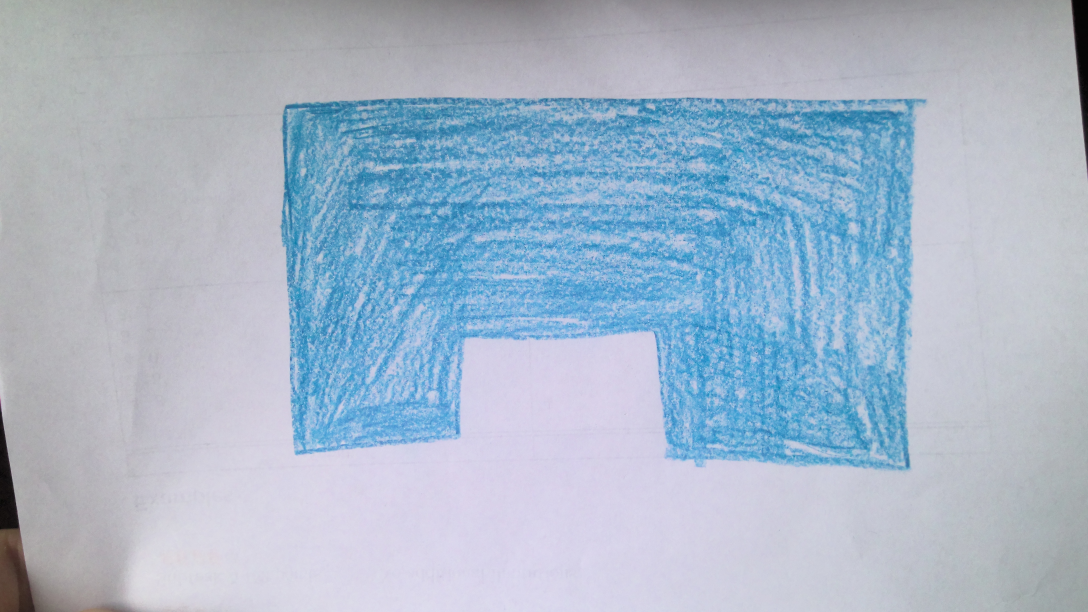
#> input picture Zieldetection/Zielprobe.jpg, 3264 x 1836 px, given in place of the camera (shown at 1/3 size)
$ python zielDetection.py   (older library calls are emulated)
#> lines starting #> are read from the running program, lines starting #| are printed output that depends on the picture; after the words box and inside, x2 and y2 are one past the last pixel; in counts of white or black regions, pixels touching at a corner belong together
#> further down, frame is the input picture: shape (1836, 3264, 3); mean B, G, R 201.1, 183, 166.4
import cv2
import numpy as np
from matplotlib import pyplot as plt


def find_rectangle_and_hole(image, color_lower, color_upper, min_area = 50, max_area = 300000, max_area_ratio = 2.0):
    # Laden des Bildes
#> called with color_lower = array of shape (3,), color_upper = array of shape (3,), min_area = 50, max_area = 300000, max_area_ratio = 2
    image = image
    gray = cv2.cvtColor(frame, cv2.COLOR_BGR2GRAY)
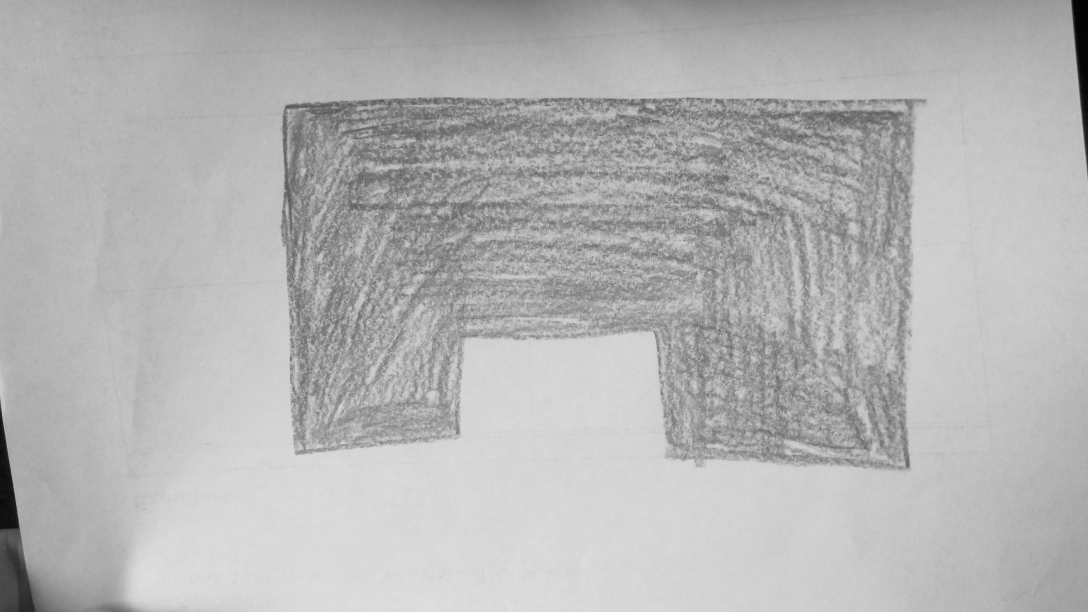
#> gray: shape (1836, 3264) (shown at 1/3 size); min 0, max 226, mean 180.1
    #cv2.imshow("OriginalZielbild", image)

    """
    ksize = 3
    gX = cv2.Sobel(gray, ddepth=cv2.CV_32F, dx=1, dy=0, ksize=ksize)
    gY = cv2.Sobel(gray, ddepth=cv2.CV_32F, dx=0, dy=1, ksize=ksize)
    # the gradient magnitude images are now of the floating point data
    # type, so we need to take care to convert them back a to unsigned
    # 8-bit integer representation so other OpenCV functions can operate
    # on them and visualize them
    gX = cv2.convertScaleAbs(gX)
    gY = cv2.convertScaleAbs(gY)
    # combine the gradient representations into a single image
    edges = cv2.addWeighted(gX, 0.5, gY, 0.5, 0)
    """

    # Kantenerkennung mit Canny
    edges = cv2.Canny(gray, 50, 150, apertureSize=3)
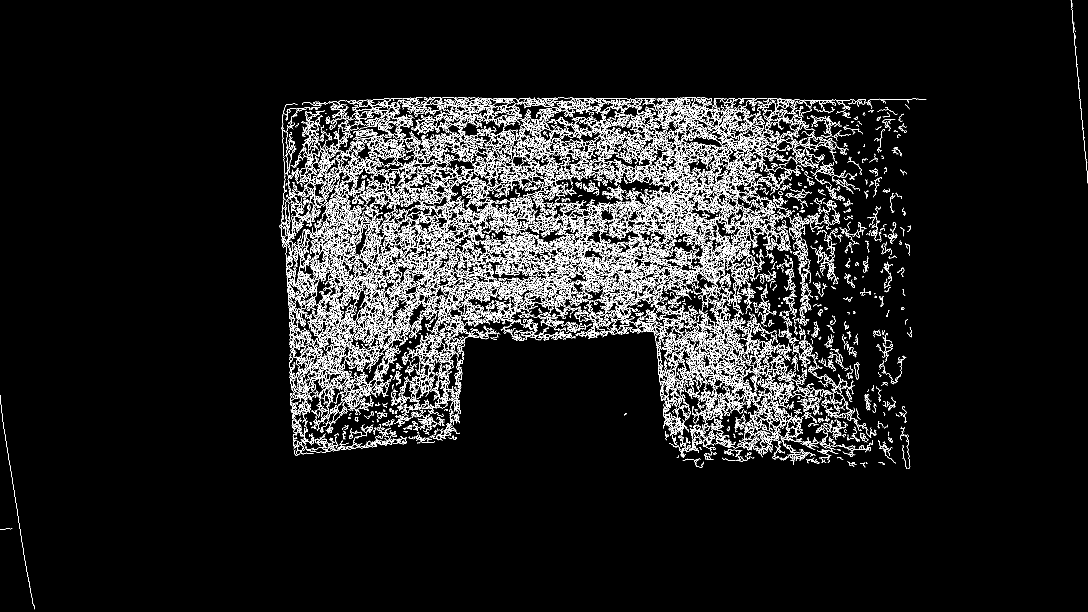
#> edges: shape (1836, 3264) (shown at 1/3 size); 5.5% white in thin lines or dots

    #"""
    cv2.imshow("Edges", edges)
    # Konturen finden
    contours, _ = cv2.findContours(edges.copy(), cv2.RETR_LIST, cv2.CHAIN_APPROX_SIMPLE)
#> contours = 9106 contours, 6913 with area under 20; largest, box (x1, y1, x2, y2) and area: (965, 599, 1078, 700) 1300, (1055, 825, 1142, 882) 862, (2137, 1080, 2229, 1165) 747, (2047, 293, 2171, 365) 704, (944, 750, 1067, 841) 682

    # Rechtecke suchen und markieren
    for contour in contours:
        approx = cv2.approxPolyDP(contour, 0.04 * cv2.arcLength(contour, True), True)
        if len(approx) >= 4 and len(approx) <= 6:
            area = cv2.contourArea(contour)
            print(area)
            #cv2.drawContours(image, [contour], -1, (0, 255, 0), 3)

            if area > min_area and area < max_area:
                x,y,w,h = cv2.boundingRect(contour)
                aspect_ratio = float(w) / h
                area_ratio = float(max(w,h)) / min(w,h)
                if aspect_ratio >= 0.8 and aspect_ratio <= 1.2 and area_ratio <= max_area_ratio:
                    cv2.drawContours(image, [contour], -1, (0, 255, 0), 2)
#> this loop made 9106 passes
#> (approx, area) on passes 22, 29, 34: ([[2117, 1369], [2116, 1377], [2123, 1377], [2123, 1369]], 46.5), ([[2321, 1363], [2344, 1380], [2365, 1370], [2344, 1380]], 39.5), ([[2413, 1357], [2417, 1359], [2414, 1363], [2411, 1361]], 20.5)
#> area on passes 7, 20, 21, 27, 42, 48: 26, 41.5, 22, 27.5, 21, 30
#| 4.0
#| 6.0
#| 1.0
#| 26.0
#| 11.5
#| 5.0
#| 11.0
#| 4.5
#> (further printed lines are left out)


    # Anzeigen des Ergebnisbildes
    cv2.imshow("Rectangles and Holes Detection", image)
    #cv2.waitKey(0)


# Load the video capture device (i.e., the webcam)
cap = cv2.VideoCapture(0)

# Pfad zum Bild einstellen
image_path = 'Zieldetection/Zielprobe.jpg'

# Definieren der Farbgrenzen für das Rechteck (hier: blau)
color_lower = np.array([100, 100, 100])
color_upper = np.array([140, 255, 255])

# Rechteck und Loch erkennen
while True:
    # Capture a frame from the webcam
    ret,frame = cap.read()
    find_rectangle_and_hole(frame, color_lower, color_upper)
    # Exit the loop if the user presses 'q' key
    if cv2.waitKey(1) & 0xFF == ord('q'):
#> (key q is pressed here)
        break

# Release the video capture device and destroy all windows
cap.release()
cv2.destroyAllWindows()
